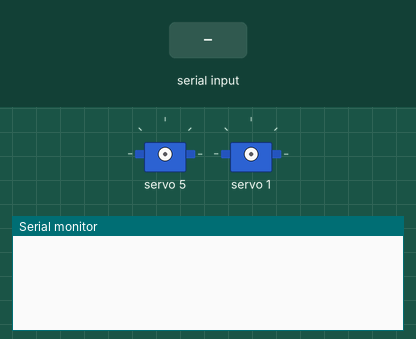
This sketch was run on a simulated Arduino Uno, built with avr-gcc and run on an emulated ATmega328P. On the bench: 2 × servo, the last lines printed to the serial monitor. Inputs (shaded band) come from the test bench.

Above: at 1.2 s.
1.3 s: "5\n" received over Serial
At 3.9 s:
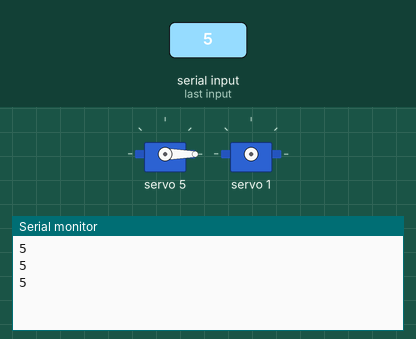
4.0 s: "1,90\n" received over Serial
At 5.5 s:
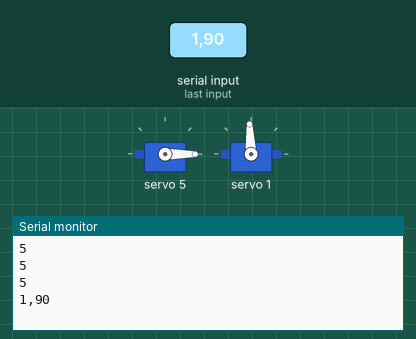

The sketch:

SyncEightServos.ino
```cpp
/***************************************************
  This is code for running multiple servos on teh Adafruit PWM 16 servo board. The code chnages
  servo positions with pulses of power.
 ****************************************************/

#include <Wire.h>
#include <Adafruit_PWMServoDriver.h>
Adafruit_PWMServoDriver pwm = Adafruit_PWMServoDriver();
#define SERVOMIN  150 // this is the 'minimum' pulse length count (out of 4096)
#define SERVOMAX  600 // this is the 'maximum' pulse length count (out of 4096)
int currentpositions[] ={0,0,0,0,0,0,0,0,0}; //{90,90,90,90,90,90,90,90,90};
int desiredpositions[] = {0,0,0,0,0,0,0,0,0};
//1,90,2,90,3,90,4,90,5,90,6,90,7,90,8,90,
int holderVec[] = {0,0,0,0,0,0,0,0,0,0,0,0,0,0,0};
int numberOfServos = 8 + 1;
int countInput = 0;
int timeRec = millis();
int count = 0;
String input;
boolean move = false;
boolean leftSholderPast90 = false;
boolean rightSholderPast90 = false;
boolean veryStart = true;

void setup() {
  Serial.begin(9600);
  pwm.begin();
  pwm.setPWMFreq(60);  // Analog servos run at ~60 Hz updates
  yield();
}


int AngleFind(int ang){
  if(ang <= 10){
    return 120;
  }
  if(ang <= 30){
    return 220;
  }
  if(ang <= 50){
    return 270;
  }
  if(ang <= 70){
    return 320;
  }
  if(ang <= 90){
    return 370;
  }
  if(ang <= 110){
    return 420;
  }
   if(ang <= 130){
    return 470;
  }
  if(ang <= 150){
    return 520;
  }
  if(ang <= 180){
    return 550;
  }
}

void incrementMotionTest(){
  for(int i= 1; i <= numberOfServos; i ++){
    pwm.setPWM(i, 0, desiredpositions[i]);
  }
}

void incrementMotion(){
  int holdpos[] = {0,0,0,0,0,0,0,0,0};
  int change[] = {0,0,0,0,0,0,0,0,0}; // Right spaces are hard coded right now
  boolean done = false;
  for(int r = 0; r < numberOfServos; r ++){
      holdpos[r] = currentpositions[r];
  }
  while(!done){
    for(int m = 0; m < numberOfServos; m ++){
      change[m] = desiredpositions[m] - holdpos[m];
      if(change[m] >= 0 && change[m] < 180){
        change[m] += 10;
      }else if(change[m] == 180){
        change[m] -= 10;
      }
    }
    for(int i= 1; i <= numberOfServos; i ++){
      if(sumArray(change) == 0){
        done = true;
      }
      if(change[i] != 0){
        if(change[i] < 0){
          pwm.setPWM(i, 0, currentpositions[i] - 8 );
          holdpos[i] = holdpos[i] - 8;
        }else{
          pwm.setPWM(i, 0, currentpositions[i] + 8 );
          holdpos[i] = holdpos[i] + 8;
        }
      }
    }
  }

  for(int r = 0; r < numberOfServos; r ++){
      currentpositions[r] = holdpos[r];
  }
}


int sumArray(int arrayToSum[]){
  int total = 0;

  for(int i = 0; i < sizeof(arrayToSum); i++){

    total = arrayToSum[i] + total;
    if(arrayToSum[i]<30 && arrayToSum[i]>-30){
      total = 0;
    }
  }

  return total;
}

void loop() {

 if(Serial.available() && timeRec - millis() > 7000) {
       timeRec = millis();
       input = Serial.readString();
       String holderString;
       for(int n = 0; n < 8; n++){
        if(n == 0){
          holderString = input;
        }

        byte index1 = holderString.indexOf(',');
        int ServoNum = holderString.substring(0, index1).toInt();
        holderString = holderString.substring(index1 + 1,holderString.length());
        byte index2 = holderString.indexOf(',');
        int AngleVal = holderString.substring(0, index2).toInt();
        holderString = holderString.substring(index2 + 1,holderString.length());
        desiredpositions[ServoNum] = AngleFind(AngleVal);
       }

 }

 //desiredpositions[1] = AngleFind(180);
         /*
        leftSholderPast90 = false;
        rightSholderPast90 = false;
        if(ServoNum == 3){
          if(AngleVal > 90){
            leftSholderPast90 = true;
          }else{
            leftSholderPast90 = false;
          }
        }

        if(ServoNum == 4){
          if(AngleVal > 90){
            rightSholderPast90 = true;
          }else{
            rightSholderPast90 = false;
          }

        }

        if(ServoNum == 2 && rightSholderPast90 && AngleVal > 90){
          AngleVal = 80;
        }
        if(ServoNum == 1 && leftSholderPast90 && AngleVal > 90){
          AngleVal = 80;
        }


       }

       move = true;
       veryStart = false;


  }

*/

   //String input = "2,90,3,40,4,50,1,20,6,30,5,80,7,100,8,100";


    move= true;

  //desiredpositions[0] = AngleFind(90);
  //desiredpositions[1] = AngleFind(90);
  /*desiredpositions[2] = AngleFind(90);
  desiredpositions[3] = AngleFind(90);
  desiredpositions[4] = AngleFind(90);
  desiredpositions[5] = AngleFind(90);
  desiredpositions[6] = AngleFind(90);
  desiredpositions[7] = AngleFind(90);
  countInput = 2;
  */
  if(move){
         incrementMotionTest();
         veryStart = false;
         countInput = 0;
         Serial.print(input);
         move = false;
         delay(500);
  }
}
```

Measured:
- after the input at 1.3 s, the serial monitor: prints a new line after 1.2 s (image 1)
- after the input at 4.0 s, the serial monitor: prints a new line after 1.0 s (image 2)
